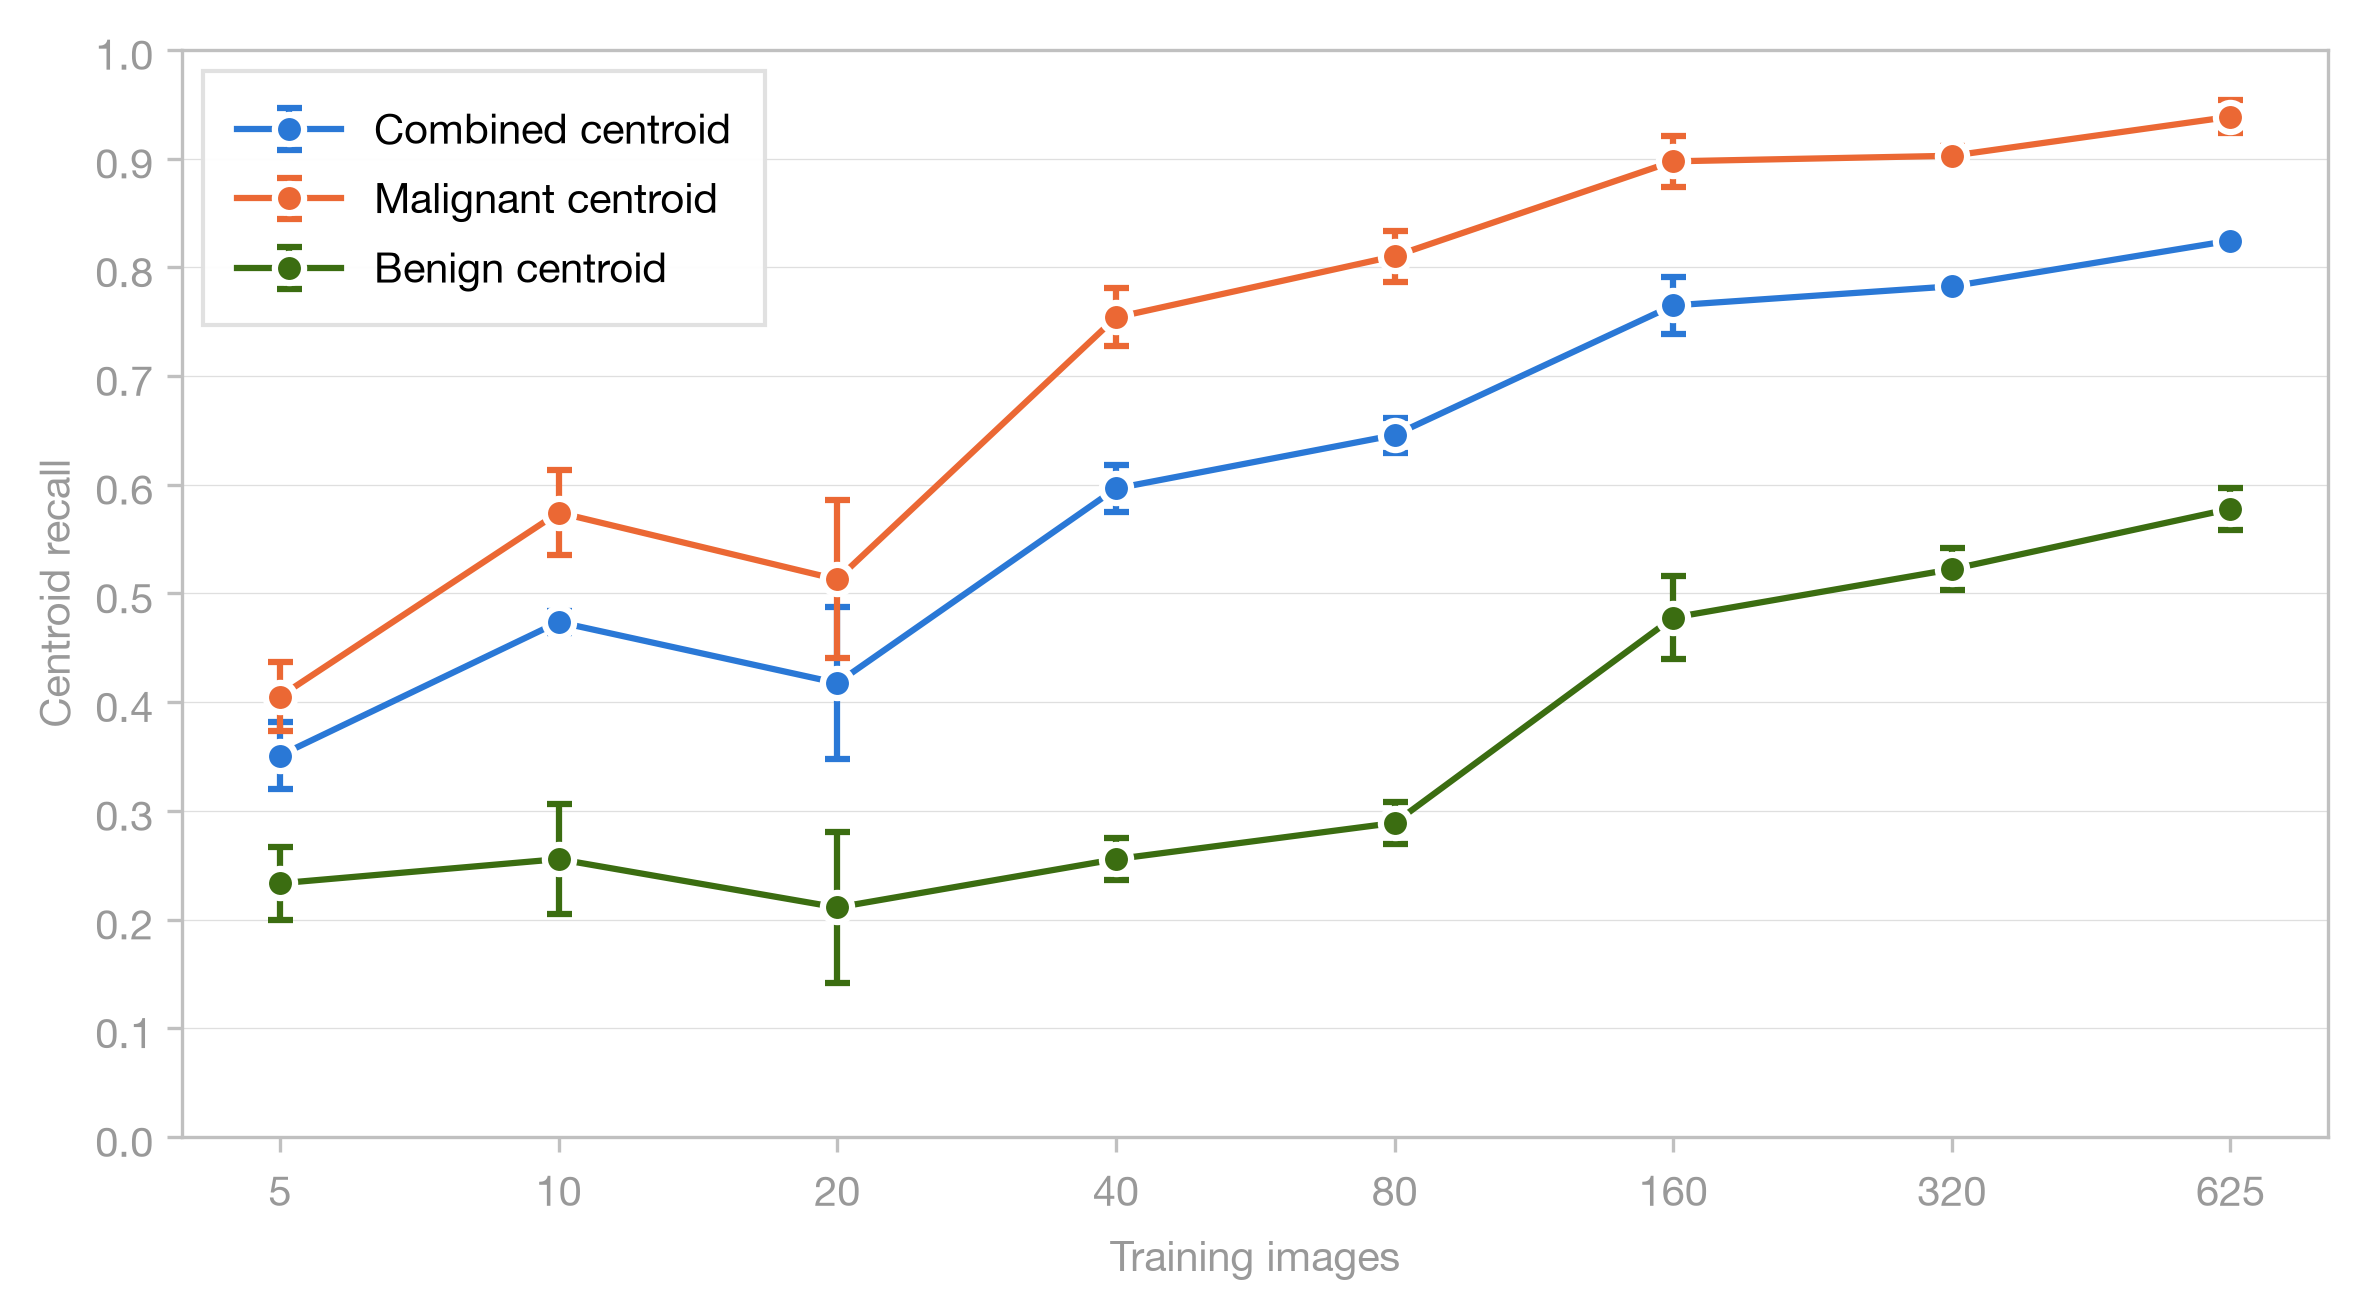

The script that saved this image:
"""Centroid detection vs. training size for the data-scaling experiment.

Uses the canonical prediction dataset's retained-component centroid flags and
normal false-positive flags. Outputs terminal tables, Markdown, JSON, PNG, and
PDF with mean ± sample SD across seeds 42/43/44 at final checkpoints.

Run from the project root:
    python analysis/data_scaling/evaluate_centroid_detection/evaluate_centroid_detection_deq_050.py
"""

import json
import sys
from collections import defaultdict
from pathlib import Path
from statistics import mean, stdev

import matplotlib
matplotlib.use("Agg")
import matplotlib.pyplot as plt
import matplotlib.ticker as ticker

SCRIPT_DIR = Path(__file__).resolve().parent
PROJECT_ROOT = SCRIPT_DIR.parents[2]
if str(PROJECT_ROOT) not in sys.path:
    sys.path.insert(0, str(PROJECT_ROOT))

from analysis.predictions_dataset.constants import MIN_PRED_AREA_FRACTION
from analysis.predictions_dataset.load_predictions_dataset import (
    DatasetValidationError,
    load_predictions_dataset,
)

DEQ_FACTOR = 0.5
FLAG_FIELD = "centroid_detection_deq_050_flag"
OUT_BASE = "evaluate_centroid_detection_deq_050"
NOISE_FLOOR = f"{MIN_PRED_AREA_FRACTION * 100:g}% of image area"
EXPERIMENT_NAME = "data_scaling"
EVALUATION_SPLIT = "test"
CHECKPOINT = "final"
SEEDS = [42, 43, 44]
SIZES = [5, 10, 20, 40, 80, 160, 320, 625]
GROUPS = [("All masses", "combined"), ("Malignant masses", "malignant"), ("Benign masses", "benign")]
PLOT_SERIES = [
    ("combined", "Combined centroid", "#2a78d6"),
    ("malignant", "Malignant centroid", "#eb6834"),
    ("benign", "Benign centroid", "#3b6d11"),
]

plt.rcParams.update({
    "font.family": "sans-serif",
    "font.sans-serif": ["Helvetica Neue", "Helvetica", "Arial", "sans-serif"],
    "font.size": 10,
    "font.weight": "400",
    "axes.labelsize": 10,
    "axes.labelcolor": "#999999",
    "xtick.labelsize": 10,
    "ytick.labelsize": 10,
    "xtick.color": "#999999",
    "ytick.color": "#999999",
    "legend.fontsize": 10,
    "legend.framealpha": 0.95,
    "legend.edgecolor": "#e0e0e0",
    "grid.linewidth": 0.3,
    "grid.alpha": 0.4,
    "figure.facecolor": "white",
    "axes.facecolor": "white",
    "axes.spines.top": True,
    "axes.spines.right": True,
})


def select_runs(rows):
    runs = defaultdict(list)
    for row in rows:
        if (
            row.experiment_name == EXPERIMENT_NAME
            and row.evaluation_split == EVALUATION_SPLIT
            and row.checkpoint == CHECKPOINT
            and row.training_set_size in SIZES
            and row.seed in SEEDS
        ):
            runs[row.training_set_size, row.seed].append(row)

    reference_cases = None
    for size in SIZES:
        for seed in SEEDS:
            run = runs[size, seed]
            if not run:
                raise DatasetValidationError(f"Missing scaling run: size={size}, seed={seed}")
            if len({row.configuration_id for row in run}) != 1:
                raise DatasetValidationError(f"Multiple configurations: size={size}, seed={seed}")
            cases = {row.image_id: (row.pathology, row.mass_present) for row in run}
            if reference_cases is None:
                reference_cases = cases
            if cases != reference_cases:
                raise DatasetValidationError(f"Test cases differ: size={size}, seed={seed}")
            for row in run:
                if row.pathology in ("malignant", "benign"):
                    if not row.mass_present or getattr(row, FLAG_FIELD) is None:
                        raise DatasetValidationError(f"Invalid centroid case: {row.image_id}")
                elif row.pathology == "normal":
                    if row.mass_present or row.normal_false_positive is None:
                        raise DatasetValidationError(f"Invalid normal case: {row.image_id}")
                else:
                    raise DatasetValidationError(f"Unknown pathology: {row.pathology}")
    return runs


def evaluate_centroid(rows, positive_class):
    positives = [
        row for row in rows
        if row.mass_present and (positive_class == "combined" or row.pathology == positive_class)
    ]
    normal_cases = [row for row in rows if row.pathology == "normal"]
    if not positives or not normal_cases:
        raise DatasetValidationError(f"Missing positive or normal cases for {positive_class}")
    recall = mean(getattr(row, FLAG_FIELD) for row in positives)
    fp_rate = mean(row.normal_false_positive for row in normal_cases)
    return recall, fp_rate


def summarize_sizes(runs, positive_class):
    metrics = {
        "Detection": {"mean": [], "std": []},
        "False positive rate": {"mean": [], "std": []},
    }
    for size in SIZES:
        results = [evaluate_centroid(runs[size, seed], positive_class) for seed in SEEDS]
        for metric, values in zip(metrics.values(), zip(*results)):
            metric["mean"].append(mean(values))
            metric["std"].append(stdev(values))
    return metrics


def fmt(metric, index):
    return f"{metric['mean'][index]:.3f} ± {metric['std'][index]:.3f}"


def main():
    data = load_predictions_dataset()
    runs = select_runs(data.rows)
    stats = {group: summarize_sizes(runs, group) for _, group in GROUPS}
    title = f"Case-level centroid-based detection (deq={DEQ_FACTOR:g}) by training size"
    description = (
        "Data-scaling test runs: seeds 42/43/44, final checkpoints, "
        f"training sizes {', '.join(map(str, SIZES))}. Centroid detection = predicted "
        f"centroid within {DEQ_FACTOR:g}x GT equivalent diameter, noise floor "
        f"{NOISE_FLOOR}. Values are mean ± sample SD across seeds."
    )
    payload = {
        "title": title,
        "description": description,
        "noise_floor": NOISE_FLOOR,
        "centroid_definition": f"predicted centroid within {DEQ_FACTOR:g}x GT equivalent diameter",
        "deq_factor": DEQ_FACTOR,
        "dataset_snapshot_id": data.snapshot_id,
        "experiment_name": EXPERIMENT_NAME,
        "evaluation_split": EVALUATION_SPLIT,
        "checkpoint": CHECKPOINT,
        "seeds": SEEDS,
        "training_set_sizes": SIZES,
        **stats,
    }
    json_path = SCRIPT_DIR / f"{OUT_BASE}.json"
    json_path.write_text(json.dumps(payload, indent=2, allow_nan=False) + "\n", encoding="utf-8")

    lines = [
        f"# {title}", "", description, "",
        f"Dataset snapshot: `{data.snapshot_id}`.", "",
        "A mass case is detected when any ground-truth mass component has a retained "
        f"predicted centroid within {DEQ_FACTOR:g}x its equivalent circular diameter "
        "(D = 2 × sqrt(area / π)).", "",
        "Each table reports case-level false positives computed on normal cases only. "
        "A normal case with any retained predicted mass component is a false alarm.", "",
        "Values are mean ± sample standard deviation across the three seeds.", "",
    ]
    for title, group in GROUPS:
        metrics = stats[group]
        lines.extend([
            f"## {title}", "",
            "| Training size | Detection | Normal cases FP rate |",
            "|--------------:|----------:|---------------------:|",
        ])
        for index, size in enumerate(SIZES):
            lines.append(
                f"| {size} | {fmt(metrics['Detection'], index)} | "
                f"{fmt(metrics['False positive rate'], index)} |"
            )
        lines.append("")
    report = "\n".join(lines)
    (SCRIPT_DIR / f"{OUT_BASE}.md").write_text(report, encoding="utf-8")
    print(report)

    fig, ax = plt.subplots(figsize=(8, 4.5))
    positions = list(range(len(SIZES)))
    for group, label, color in PLOT_SERIES:
        metric = stats[group]["Detection"]
        ax.errorbar(
            positions, metric["mean"], yerr=metric["std"], fmt="-o", color=color,
            label=label, markersize=7, linewidth=1.5, capsize=3,
            markeredgecolor="white", markeredgewidth=1.5, zorder=3,
        )
    ax.set_xlabel("Training images")
    ax.set_ylabel("Centroid recall")
    ax.set_xticks(positions, labels=SIZES)
    ax.set_ylim(0, 1.0)
    ax.set_yticks([value / 10 for value in range(11)])
    ax.yaxis.set_major_formatter(ticker.FormatStrFormatter("%.1f"))
    ax.grid(True, axis="y", linewidth=0.3, alpha=0.4)
    ax.grid(False, axis="x")
    for spine in ax.spines.values():
        spine.set_color("#c0c0c0")
    ax.tick_params(axis="both", which="both", color="#c0c0c0", labelcolor="#999999")
    ax.legend(loc="best", frameon=True, fancybox=False, borderpad=0.8, handlelength=2.5)
    fig.tight_layout(pad=1.2)
    for extension in ("pdf", "png"):
        output_path = SCRIPT_DIR / f"{OUT_BASE}.{extension}"
        metadata = {"CreationDate": None} if extension == "pdf" else None
        fig.savefig(output_path, dpi=300, bbox_inches="tight", metadata=metadata)
        print(f"Wrote {output_path}")
    plt.close(fig)


if __name__ == "__main__":
    main()
